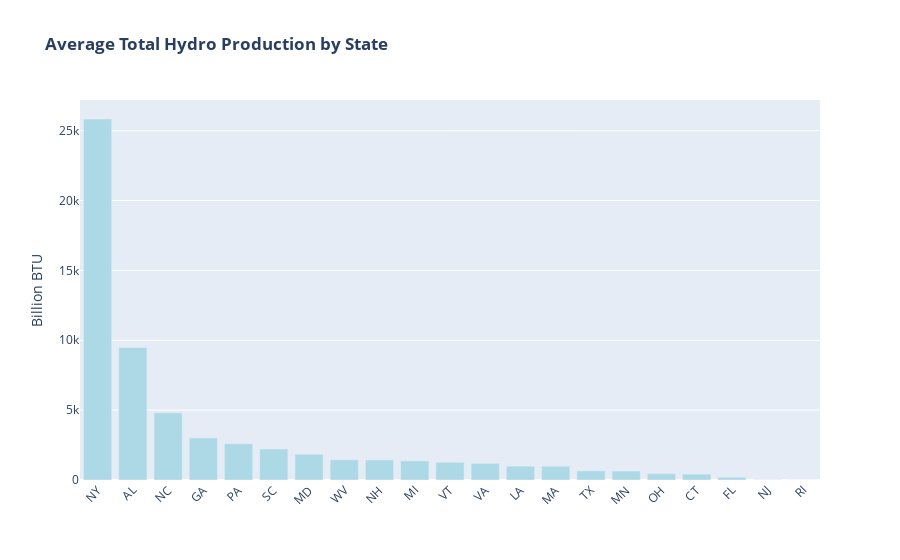

This figure's notebook cell:
### Code cell
# Hydro Production
fig_hydro = go.Figure()
fig_hydro.add_trace(go.Bar(
    x=total_df['State'],
    y=total_df['Average Total Hydro Production'],
    name='Hydro Production',
    marker_color='lightblue'))

# Update yaxes
fig_hydro.update_yaxes(title_text='Billion BTU')

# Update title 
fig_hydro.update_layout(title='<b>Average Total Hydro Production by State</b>', xaxis_tickangle=-45)
fig_hydro.show()

### Figure 1 — Plotly figure (JSON) as saved in the notebook; plotly's stock layout.template omitted (floating-point values rounded to 4 significant figures)
{"data": [{"marker": {"color": "lightblue"}, "name": "Hydro Production", "type": "bar", "x": ["NY", "AL", "NC", "GA", "PA", "SC", "MD", "WV", "NH", "MI", "VT", "VA", "LA", "MA", "TX", "MN", "OH", "CT", "FL", "NJ", "RI"], "y": [25840.0, 9478.0, 4807, 3008.0, 2591.0, 2216.0, 1843.0, 1446.0, 1436, 1368.0, 1268.0, 1193.0, 993.6, 990.2, 655, 641.2, 450.8, 421.2, 195, 17.6, 4.6]}], "layout": {"title": {"text": "<b>Average Total Hydro Production by State</b>"}, "xaxis": {"tickangle": -45}, "yaxis": {"title": {"text": "Billion BTU"}}}}
